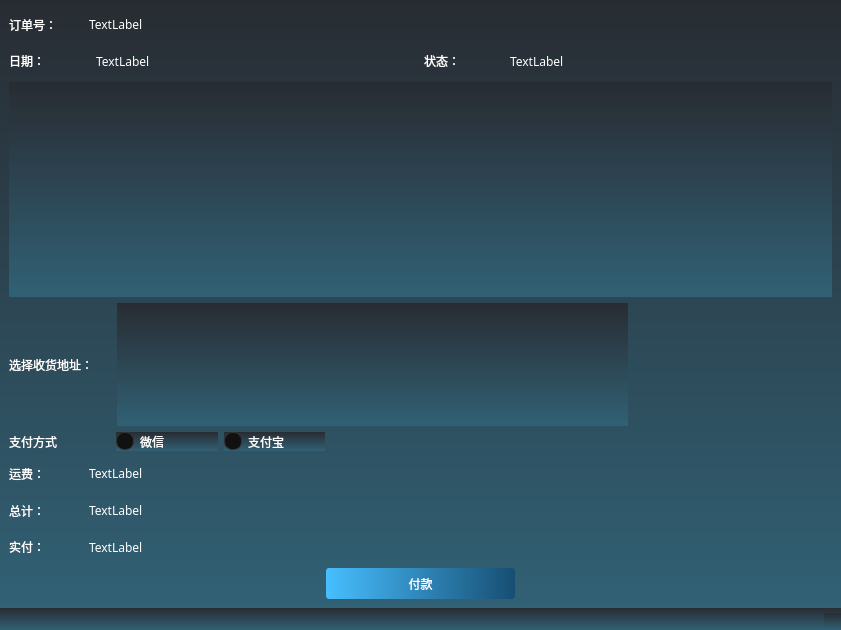
<?xml version="1.0" encoding="UTF-8"?>
<ui version="4.0">
 <class>OrderWindow</class>
 <widget class="QMainWindow" name="OrderWindow">
  <property name="geometry">
   <rect>
    <x>0</x>
    <y>0</y>
    <width>841</width>
    <height>630</height>
   </rect>
  </property>
  <property name="windowTitle">
   <string>MainWindow</string>
  </property>
  <property name="styleSheet">
   <string notr="true">*{
background-color:qlineargradient(spread:pad, x1:0, y1:0, x2:0, y2:1, stop:0 rgb(40, 44, 50), stop:1 rgb(49, 97, 117));
color:white;
font-family:Microsoft YaHei;
text-align: center;
}

QFrame{
border:sold 10px rgba(0 ,0, 0)
}


QLineEdit{
background-color:rgb(58. 104. 148);
}

QPushButton{
background-color:QLinearGradient(x1:0, y1: 0, x2: 1, y2: 0, stop: 0 rgb(71,191,255) , stop: 1 rgb(23, 78, 115));
border-style:solid;
border-color:white;
border-radius:3px;
border:0px solid ;
}

QPushButton:pressed{
background-color:QLinearGradient(x1:0, y1: 0, x2: 1, y2: 0, stop: 0 rgb(71,191,255) , stop: 1 rgb(23, 78, 115));
border-style:solid;
border-radius:3px;
border:1px solid;
}



QLineEdit{
border: 1px solid #A0A0A0;
background-color:rgb(65, 65, 65);
color:white;
}


QLineEdit:hover { 
    border: 1px solid #298DFF;
    border-radius: 3px;
    selection-color: #F2F2F2;
}

QLineEdit[EchoMode=&quot;2&quot;] {lineedit-password-character:42;}

QMenu::item 
{
     background-color:rgb(42, 42, 42);
}
 
/*选择项设置*/
QMenu::item:selected 
{
     background-color: rgb(36, 58, 99);
}
QMenuBar::item:selected{
background-color:rgb(35, 60, 91);
color:white;
}
QMenuBar::item{
color:rgb(134, 134, 134);
}
QTabWidget::pane{
border:none;
background: transparent;

}
QTabWidget::tab-bar {
border: none;   
}
QTabBar::tab {
border: none;
color: rgb(158, 158, 158);
font:22px;
background:transparent;
height: 28px;
min-width: 85px;
margin-right: 5px;
padding-left: 5px;
padding-right: 5px;

}
QTabBar::tab:hover {
background: transparent;
color:rgb(225, 225, 225);

}
QTabBar::tab:selected {
color: rgb(255, 255, 255);
background: transparent;
}

QLabel{
background-color:rgb(58, 82, 127);
}
#profileTabWidget::pane{
border:2px solid rgb(59, 98, 134);
border-radius:10px;
}

QStatusBar QLabel{
border:none;
background:transparent;
}

QCheckBox::indicator, QRadioButton::indicator, QTreeView::indicator {
width: 16px;
height: 16px;
background-color: #111111;
border: 1px solid #333333;
}

QRadioButton::indicator {
border-radius: 8px;
}

QCheckBox::indicator::checked, QRadioButton::indicator::checked, QTreeView::indicator::checked {
background-color: qradialgradient(cx:0.5, cy:0.5, fx:0.25, fy:0.15, radius:0.3, stop:0 #BBBBBB, stop:1 #111111);
}

QCheckBox::indicator:disabled, QRadioButton::indicator:disabled, QTreeView::indicator:disabled {
background-color: #444444;
}

QCheckBox::indicator::checked:disabled, QRadioButton::indicator::checked:disabled, QTreeView::indicator::checked:disabled {
background-color: rgb(0, 99, 148)
}

QLabel{
background:transparent;
}
</string>
  </property>
  <widget class="QWidget" name="centralwidget">
   <layout class="QVBoxLayout" name="verticalLayout" stretch="1,1,7,4,1,1,1,1,1">
    <item>
     <layout class="QHBoxLayout" name="horizontalLayout" stretch="1,5,5">
      <item>
       <widget class="QLabel" name="label_2">
        <property name="text">
         <string>订单号：</string>
        </property>
       </widget>
      </item>
      <item>
       <widget class="QLabel" name="orderSnLabel">
        <property name="text">
         <string>TextLabel</string>
        </property>
       </widget>
      </item>
      <item>
       <spacer name="horizontalSpacer">
        <property name="orientation">
         <enum>Qt::Horizontal</enum>
        </property>
        <property name="sizeHint" stdset="0">
         <size>
          <width>40</width>
          <height>20</height>
         </size>
        </property>
       </spacer>
      </item>
     </layout>
    </item>
    <item>
     <layout class="QHBoxLayout" name="horizontalLayout_4" stretch="1,1,3,1,1,3">
      <item>
       <widget class="QLabel" name="label_8">
        <property name="text">
         <string>日期：</string>
        </property>
       </widget>
      </item>
      <item>
       <widget class="QLabel" name="dateLabel">
        <property name="text">
         <string>TextLabel</string>
        </property>
       </widget>
      </item>
      <item>
       <spacer name="horizontalSpacer_5">
        <property name="orientation">
         <enum>Qt::Horizontal</enum>
        </property>
        <property name="sizeHint" stdset="0">
         <size>
          <width>40</width>
          <height>20</height>
         </size>
        </property>
       </spacer>
      </item>
      <item>
       <widget class="QLabel" name="label_10">
        <property name="text">
         <string>状态：</string>
        </property>
       </widget>
      </item>
      <item>
       <widget class="QLabel" name="statusLabel">
        <property name="text">
         <string>TextLabel</string>
        </property>
       </widget>
      </item>
      <item>
       <spacer name="horizontalSpacer_6">
        <property name="orientation">
         <enum>Qt::Horizontal</enum>
        </property>
        <property name="sizeHint" stdset="0">
         <size>
          <width>40</width>
          <height>20</height>
         </size>
        </property>
       </spacer>
      </item>
     </layout>
    </item>
    <item>
     <widget class="OrderListWidget" name="itemList" native="true"/>
    </item>
    <item>
     <layout class="QHBoxLayout" name="horizontalLayout_9" stretch="1,5,2">
      <item>
       <widget class="QLabel" name="label_5">
        <property name="text">
         <string>选择收货地址：</string>
        </property>
       </widget>
      </item>
      <item>
       <widget class="AddressRefreshWidget" name="addressList" native="true"/>
      </item>
      <item>
       <spacer name="horizontalSpacer_10">
        <property name="orientation">
         <enum>Qt::Horizontal</enum>
        </property>
        <property name="sizeHint" stdset="0">
         <size>
          <width>40</width>
          <height>20</height>
         </size>
        </property>
       </spacer>
      </item>
     </layout>
    </item>
    <item>
     <layout class="QHBoxLayout" name="horizontalLayout_8" stretch="1,1,1,5">
      <item>
       <widget class="QLabel" name="label_3">
        <property name="text">
         <string>支付方式</string>
        </property>
       </widget>
      </item>
      <item>
       <widget class="QRadioButton" name="wechatRadioButton">
        <property name="text">
         <string>微信</string>
        </property>
       </widget>
      </item>
      <item>
       <widget class="QRadioButton" name="alipayRadioButton">
        <property name="text">
         <string>支付宝</string>
        </property>
       </widget>
      </item>
      <item>
       <spacer name="horizontalSpacer_9">
        <property name="orientation">
         <enum>Qt::Horizontal</enum>
        </property>
        <property name="sizeHint" stdset="0">
         <size>
          <width>40</width>
          <height>20</height>
         </size>
        </property>
       </spacer>
      </item>
     </layout>
    </item>
    <item>
     <layout class="QHBoxLayout" name="horizontalLayout_2" stretch="1,5,5">
      <item>
       <widget class="QLabel" name="label">
        <property name="text">
         <string>运费：</string>
        </property>
       </widget>
      </item>
      <item>
       <widget class="QLabel" name="freightLabel">
        <property name="text">
         <string>TextLabel</string>
        </property>
       </widget>
      </item>
      <item>
       <spacer name="horizontalSpacer_2">
        <property name="orientation">
         <enum>Qt::Horizontal</enum>
        </property>
        <property name="sizeHint" stdset="0">
         <size>
          <width>40</width>
          <height>20</height>
         </size>
        </property>
       </spacer>
      </item>
     </layout>
    </item>
    <item>
     <layout class="QHBoxLayout" name="horizontalLayout_3" stretch="1,5,5">
      <item>
       <widget class="QLabel" name="label_4">
        <property name="text">
         <string>总计：</string>
        </property>
       </widget>
      </item>
      <item>
       <widget class="QLabel" name="totLabel">
        <property name="text">
         <string>TextLabel</string>
        </property>
       </widget>
      </item>
      <item>
       <spacer name="horizontalSpacer_3">
        <property name="orientation">
         <enum>Qt::Horizontal</enum>
        </property>
        <property name="sizeHint" stdset="0">
         <size>
          <width>40</width>
          <height>20</height>
         </size>
        </property>
       </spacer>
      </item>
     </layout>
    </item>
    <item>
     <layout class="QHBoxLayout" name="horizontalLayout_6" stretch="1,5,5">
      <item>
       <widget class="QLabel" name="label_6">
        <property name="text">
         <string>实付：</string>
        </property>
       </widget>
      </item>
      <item>
       <widget class="QLabel" name="payLabel">
        <property name="text">
         <string>TextLabel</string>
        </property>
       </widget>
      </item>
      <item>
       <spacer name="horizontalSpacer_4">
        <property name="orientation">
         <enum>Qt::Horizontal</enum>
        </property>
        <property name="sizeHint" stdset="0">
         <size>
          <width>40</width>
          <height>20</height>
         </size>
        </property>
       </spacer>
      </item>
     </layout>
    </item>
    <item>
     <layout class="QHBoxLayout" name="horizontalLayout_7" stretch="5,3,5">
      <item>
       <spacer name="horizontalSpacer_7">
        <property name="orientation">
         <enum>Qt::Horizontal</enum>
        </property>
        <property name="sizeHint" stdset="0">
         <size>
          <width>40</width>
          <height>20</height>
         </size>
        </property>
       </spacer>
      </item>
      <item>
       <widget class="QPushButton" name="orderPushButton">
        <property name="sizePolicy">
         <sizepolicy hsizetype="Minimum" vsizetype="Preferred">
          <horstretch>0</horstretch>
          <verstretch>0</verstretch>
         </sizepolicy>
        </property>
        <property name="text">
         <string>付款</string>
        </property>
       </widget>
      </item>
      <item>
       <spacer name="horizontalSpacer_8">
        <property name="orientation">
         <enum>Qt::Horizontal</enum>
        </property>
        <property name="sizeHint" stdset="0">
         <size>
          <width>40</width>
          <height>20</height>
         </size>
        </property>
       </spacer>
      </item>
     </layout>
    </item>
   </layout>
  </widget>
  <widget class="QStatusBar" name="statusbar"/>
 </widget>
 <customwidgets>
  <customwidget>
   <class>OrderListWidget</class>
   <extends>QWidget</extends>
   <header>orderlistwidget.h</header>
   <container>1</container>
  </customwidget>
  <customwidget>
   <class>AddressRefreshWidget</class>
   <extends>QWidget</extends>
   <header>addressrefreshwidget.h</header>
   <container>1</container>
  </customwidget>
 </customwidgets>
 <resources/>
 <connections/>
</ui>
